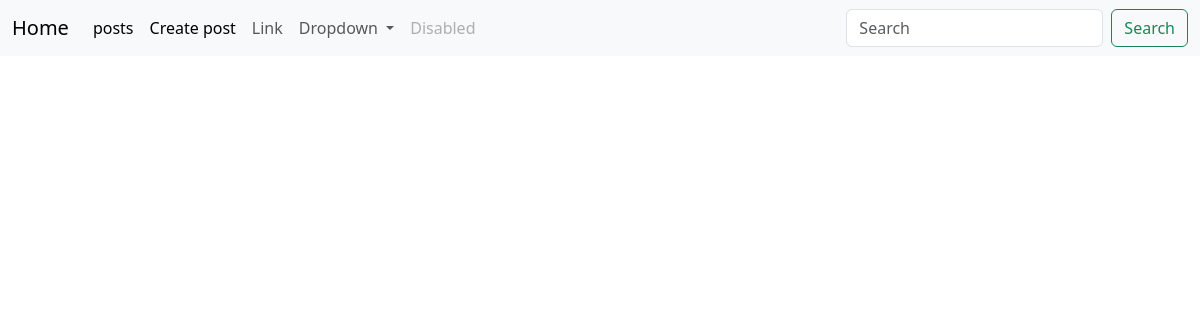
The app's page /posts/, older data.
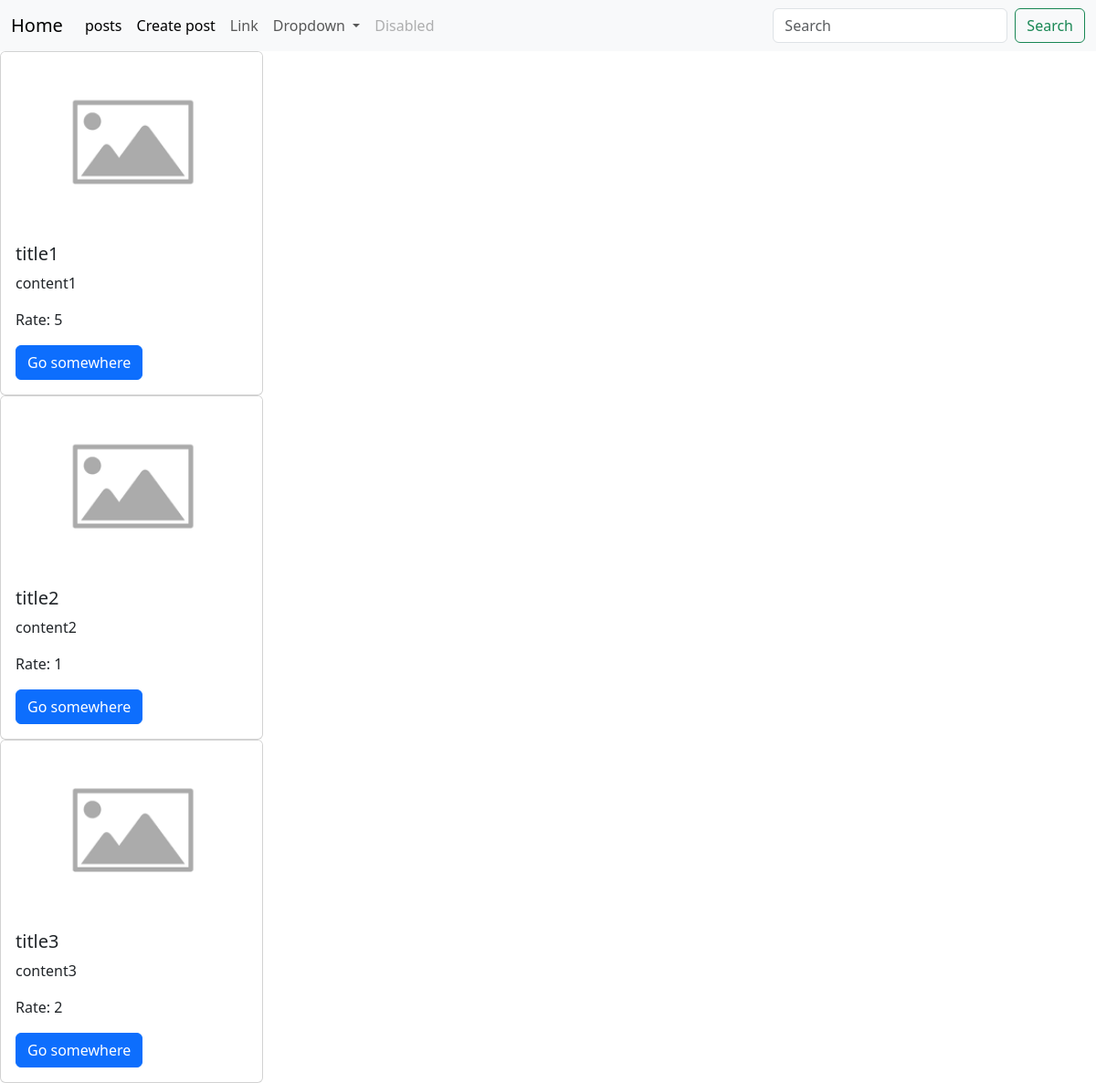
The same page, newer data.
### posts/models.py (models this page shows, shortened)
class Post(models.Model):
    image = models.ImageField(null=True, blank=True)
    title = models.CharField(max_length=156)
    content = models.CharField(max_length=1056)
    rate = models.IntegerField(null=True, blank=True)
    created_at = models.DateTimeField(auto_now_add=True, null=True)
    updated_at = models.DateTimeField(auto_now=True, null=True)
    category = models.ForeignKey(Category,null=True, on_delete=models.CASCADE)
    tags = models.ManyToManyField(Tag, null=True, blank=True)

### posts/views.py (the view)
# urls.py: path('posts/', post_list_view),
def post_list_view(request):
    if request.method == 'GET':
        posts = Post.objects.all()
        return render(request,'posts/post_list.html', context = {'posts':posts} )

### templates/posts/post_list.html (shortened to what this page needs)
<!DOCTYPE html>
<html lang="en">
<head>
</head>
<body>
{% extends 'main.html'%}
{% load static %}
{% block content %}
{% for post in posts%}
    <div class="card" style="width: 18rem;">
        {% if  post.image %}
  <img src="{{post.image.url}}" class="card-img-top" alt="...">
        {% else %}
  <img src="{%static 'placeholder.png'%}" class="card-img-top" alt="...">
        {% endif%}
  <div class="card-body">
    <h5 class="card-title">{{post.title}}</h5>
    <p class="card-text">{{post.content}}</p>
    <p class="card-text">Rate: {{post.rate}}</p>
    <a href="/posts/{{post.id}}" class="btn btn-primary">Go somewhere</a>
  </div>
</div>
{% endfor %}
{% endblock %}

### templates/main.html (shortened to what this page needs)
<!DOCTYPE html>
<html lang="en">
<head>
    <link rel="stylesheet" href="https://cdn.jsdelivr.net/npm/bootstrap@5.3.3/dist/css/bootstrap.min.css">
    <nav class="navbar navbar-expand-lg bg-body-tertiary">
  <div class="container-fluid">
    <a class="navbar-brand" href="/">Home</a>
    <div class="collapse navbar-collapse" id="navbarSupportedContent">
      <ul class="navbar-nav me-auto mb-2 mb-lg-0">
        <li class="nav-item">
          <a class="nav-link active" aria-current="page" href="/posts/">posts</a>
        </li>
        <li class="nav-item">
          <a class="nav-link active" aria-current="page" href="/posts/create">Create post</a>
        </li>
        <li class="nav-item">
          <a class="nav-link" href="#">Link</a>
        </li>
        <li class="nav-item dropdown">
          <a class="nav-link dropdown-toggle" href="#" role="button" data-bs-toggle="dropdown" aria-expanded="false">
            Dropdown
          </a>
        </li>
        <li class="nav-item">
          <a class="nav-link disabled" aria-disabled="true">Disabled</a>
        </li>
      </ul>
      <form class="d-flex" role="search">
        <input class="form-control me-2" type="search" placeholder="Search" aria-label="Search">
        <button class="btn btn-outline-success" type="submit">Search</button>
      </form>
    </div>
  </div>
</nav>
</head>
<body>
  {% block content %}
  {% endblock %}
</body>
</html>

Row changes from the older to the newer data that the page shows:
added Post: title "title1", content "content1", rate "5"
added Post: title "title2", content "content2", rate "1"
added Post: title "title3", content "content3", rate "2"
